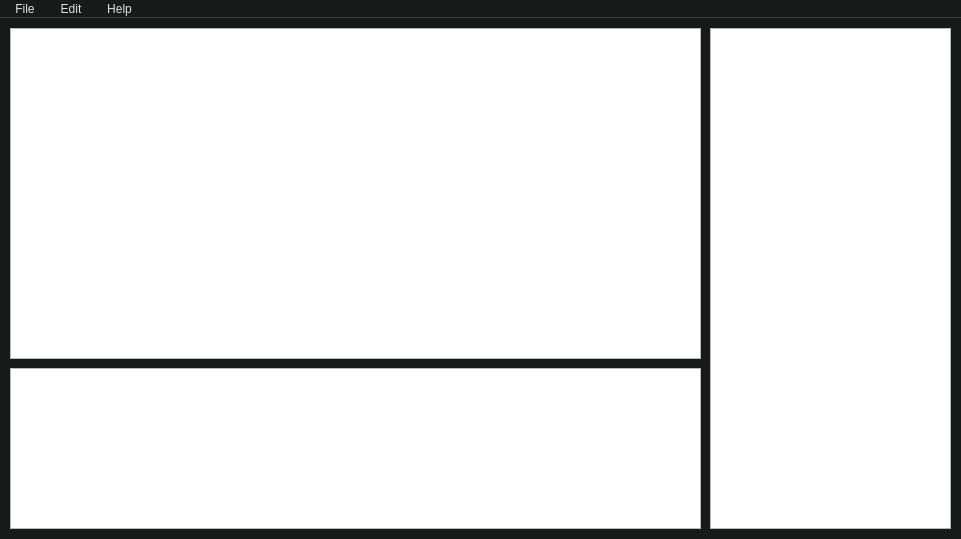
<?xml version="1.0" encoding="UTF-8"?>
<ui version="4.0">
 <class>MainWindow</class>
 <widget class="QMainWindow" name="MainWindow">
  <property name="windowModality">
   <enum>Qt::NonModal</enum>
  </property>
  <property name="geometry">
   <rect>
    <x>0</x>
    <y>0</y>
    <width>961</width>
    <height>539</height>
   </rect>
  </property>
  <property name="windowTitle">
   <string>MainWindow</string>
  </property>
  <property name="styleSheet">
   <string notr="true">QMainWindow{
	background-color: rgb(24, 25, 25);
	border: none
}

/*---------------------------------------------------------------------------------*/

QMenuBar {  
	background-color: rgb(24, 25, 25); /*rgb(17, 17, 18);*/
	spacing: 5px; /*spacing between menu bar items */
	border-bottom: 1px solid rgb(65, 65, 65);
	color:rgb(225, 225, 225);/*color font*/
}

QMenuBar::item {  
	padding: 2px 10px;
	background: transparent;  
	/*border-radius: 4px;*/
}

QMenuBar::item:selected, pressed { /* when selected using mouse or keyboard */  
	background-color: rgb(44, 43, 50);
}

/*-----------------------------------------------------------------------------*/

QMenu {  
	
	color: rgb(199, 199, 199);
	background-color: rgb(44, 43, 50); /* sets background of the menu */  
	border:none;
}

QMenu::item {
	background-color: transparent;
}

QMenu::item:selected { /* when user selects item using mouse or keyboard */
	 background-color: rgb(120, 117, 130);
}

QMenu::separator { 
 	height: 1px; 
	background: rgb(78, 78, 79);  
	margin: 1px 5px;
}

/*-------------------------------------------------------------------------------------------------------*/

QPushButton{
	color: white;
	background-color: rgb(44, 43, 50);
	border: none;
}

QPushButton::hover{
	background-color:rgb(43, 50, 76);
}

QPushButton::pressed{
	background-color:rgb(78, 78, 79);
}

/*-------------------------------------------------------------------------------------------------------*/

QTreeView {
    show-decoration-selected: 1;
	alternate-background-color: rgb(62, 28, 255);
}

QTreeView::item {
     border: 1px solid #d9d9d9;
    border-top-color: transparent;
    border-bottom-color: transparent;
}

QTreeView::item:hover {
    background: qlineargradient(x1: 0, y1: 0, x2: 0, y2: 1, stop: 0 #e7effd, stop: 1 #cbdaf1);
    border: 1px solid #bfcde4;
}

QTreeView::item:selected {
    border: 1px solid #567dbc;
}

QTreeView::item:selected:active{
    background: qlineargradient(x1: 0, y1: 0, x2: 0, y2: 1, stop: 0 #6ea1f1, stop: 1 #567dbc);
}

QTreeView::item:selected:!active {
    background: qlineargradient(x1: 0, y1: 0, x2: 0, y2: 1, stop: 0 #6b9be8, stop: 1 #577fbf);
}</string>
  </property>
  <widget class="QWidget" name="centralwidget">
   <widget class="QChartView" name="graphicsView">
    <property name="geometry">
     <rect>
      <x>10</x>
      <y>10</y>
      <width>691</width>
      <height>331</height>
     </rect>
    </property>
   </widget>
   <widget class="QTreeView" name="treeView">
    <property name="geometry">
     <rect>
      <x>710</x>
      <y>10</y>
      <width>241</width>
      <height>501</height>
     </rect>
    </property>
   </widget>
   <widget class="QChartView" name="graphicsView_2">
    <property name="geometry">
     <rect>
      <x>10</x>
      <y>350</y>
      <width>691</width>
      <height>161</height>
     </rect>
    </property>
   </widget>
  </widget>
  <widget class="QMenuBar" name="menubar">
   <property name="geometry">
    <rect>
     <x>0</x>
     <y>0</y>
     <width>961</width>
     <height>19</height>
    </rect>
   </property>
   <widget class="QMenu" name="menuFile">
    <property name="title">
     <string>File</string>
    </property>
    <addaction name="actionOpen_JSON"/>
    <addaction name="actionOpen_CVS"/>
    <addaction name="separator"/>
    <addaction name="actionOpen_from_network"/>
    <addaction name="separator"/>
    <addaction name="actionExit"/>
   </widget>
   <widget class="QMenu" name="menuAbout">
    <property name="title">
     <string>Help</string>
    </property>
    <addaction name="actionAbout_the_program"/>
   </widget>
   <widget class="QMenu" name="menuEditing">
    <property name="title">
     <string>Edit</string>
    </property>
    <addaction name="actionAdd_a_graph_from_the_internet"/>
    <addaction name="actionClear_the_charts"/>
   </widget>
   <addaction name="menuFile"/>
   <addaction name="menuEditing"/>
   <addaction name="menuAbout"/>
  </widget>
  <action name="actionOpen_JSON">
   <property name="text">
    <string>Open JSON</string>
   </property>
  </action>
  <action name="actionOpen_CVS">
   <property name="text">
    <string>Open CSV</string>
   </property>
  </action>
  <action name="actionExit">
   <property name="text">
    <string>Exit</string>
   </property>
  </action>
  <action name="actionOpen_from_network">
   <property name="text">
    <string>Open from network</string>
   </property>
  </action>
  <action name="actionAbout_the_program">
   <property name="text">
    <string>About</string>
   </property>
  </action>
  <action name="actionAdd_a_graph_from_the_internet">
   <property name="text">
    <string>Add a graph internet</string>
   </property>
  </action>
  <action name="actionClear_the_charts">
   <property name="text">
    <string>Clear the charts</string>
   </property>
  </action>
 </widget>
 <customwidgets>
  <customwidget>
   <class>QChartView</class>
   <extends>QGraphicsView</extends>
   <header location="global">QtCharts</header>
  </customwidget>
 </customwidgets>
 <resources/>
 <connections/>
</ui>
